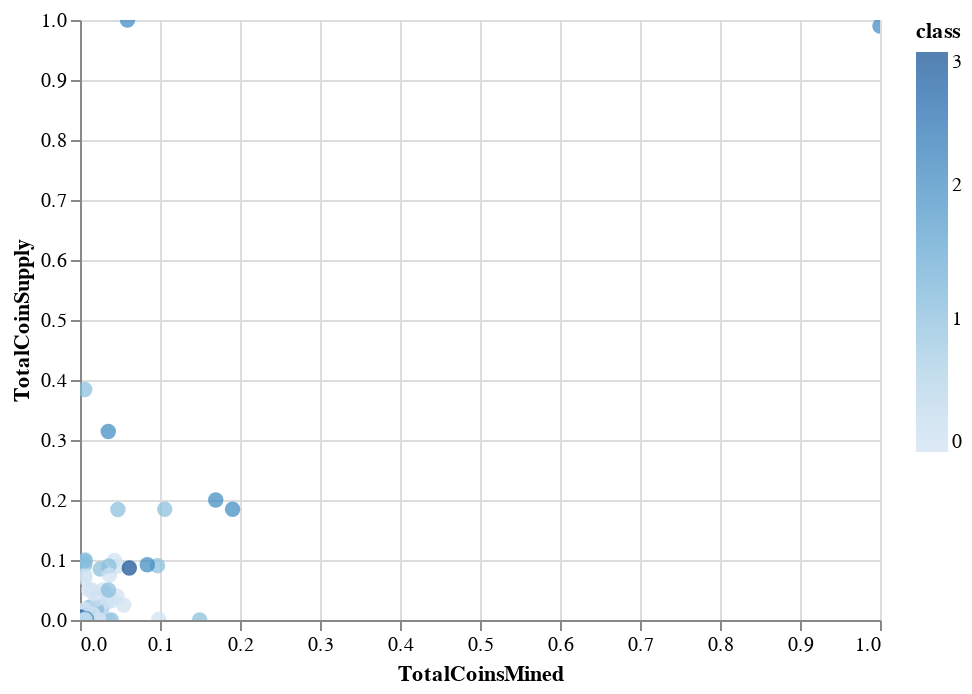

Write notebook code for a chart like this one.
### Code cell
alt.Chart(clustered_df_final).mark_circle(size=60).encode(
    x='TotalCoinsMined',
    y='TotalCoinSupply',
    color='class',
    tooltip=['CoinName', 'Algorithm', 'TotalCoinsMined', 'TotalCoinSupply']
).interactive()

### Figure 1 — Vega-Lite specification as saved in the notebook (floating-point values rounded to 4 significant figures; data arrays with more than 128 entries replaced by an {"elided": "..."} marker saying what was removed)
{"config": {"view": {"continuousWidth": 400, "continuousHeight": 300}}, "data": {"name": "data-6313b03915ed346521063ba51c039d68"}, "mark": {"type": "circle", "size": 60}, "encoding": {"color": {"type": "quantitative", "field": "class"}, "tooltip": [{"type": "nominal", "field": "CoinName"}, {"type": "nominal", "field": "Algorithm"}, {"type": "quantitative", "field": "TotalCoinsMined"}, {"type": "quantitative", "field": "TotalCoinSupply"}], "x": {"type": "quantitative", "field": "TotalCoinsMined"}, "y": {"type": "quantitative", "field": "TotalCoinSupply"}}, "selection": {"selector002": {"type": "interval", "bind": "scales", "encodings": ["x", "y"]}}, "$schema": "https://vega.github.io/schema/vega-lite/v4.8.1.json", "datasets": {"data-6313b03915ed346521063ba51c039d68": {"elided": "533 records"}}}
